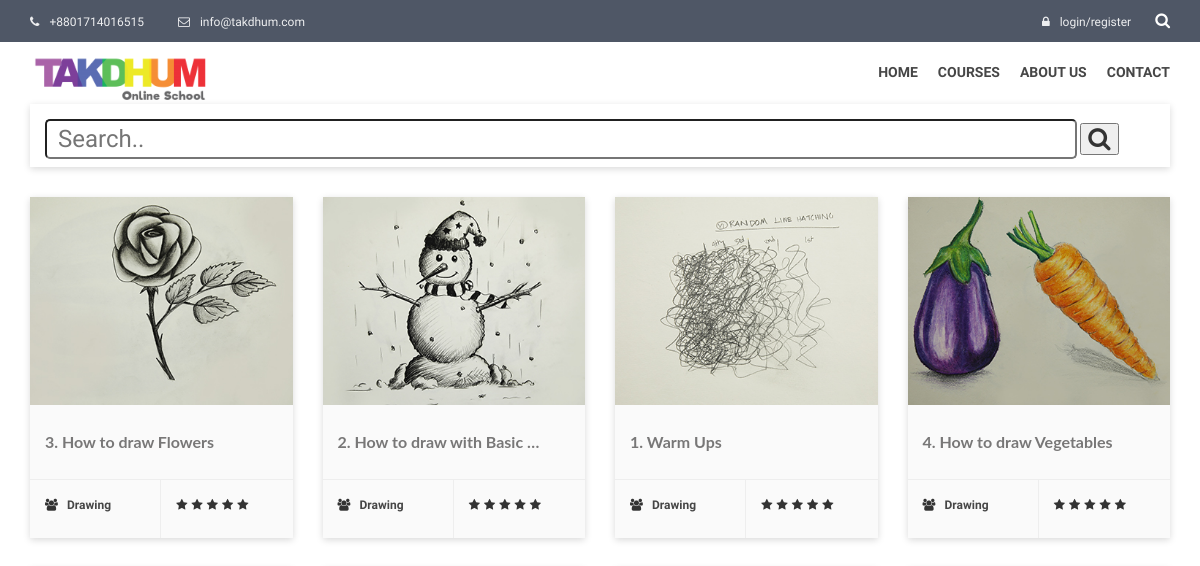
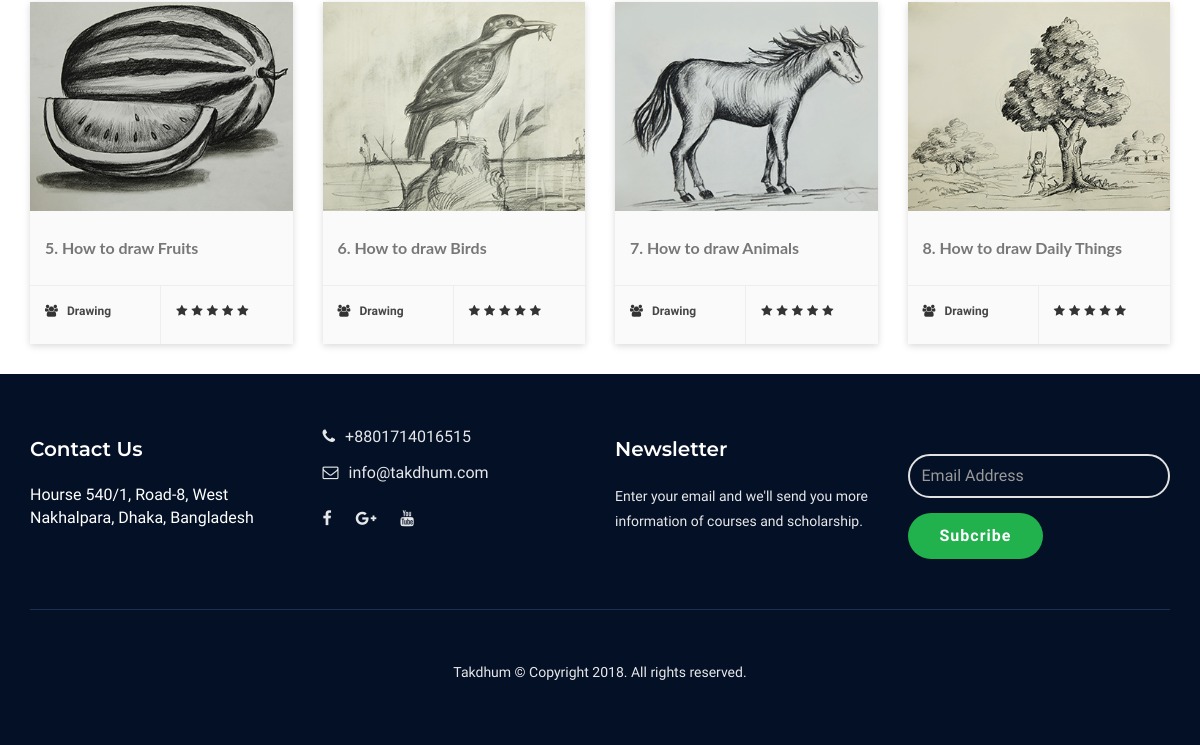
Before: /search with the older database file (2 pictures, top to bottom).
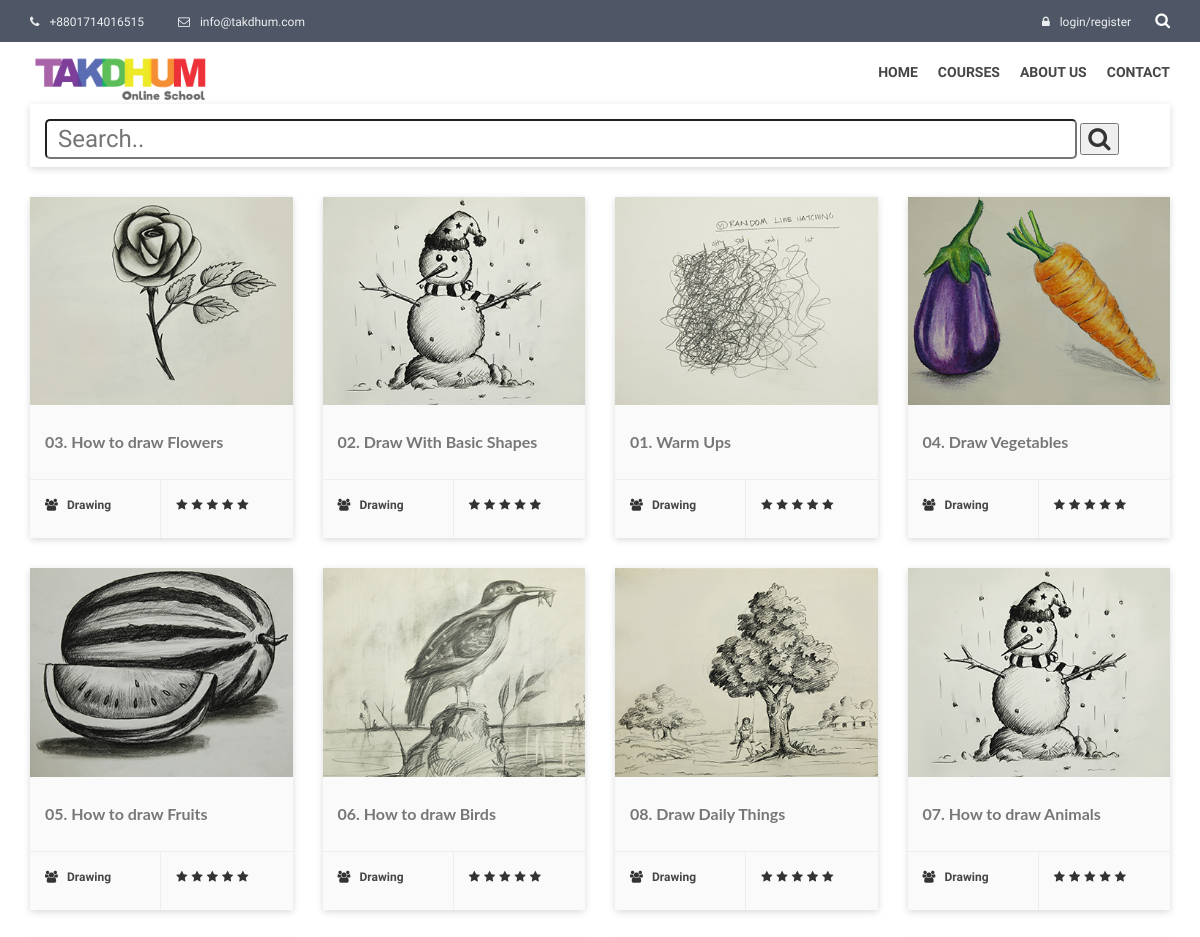
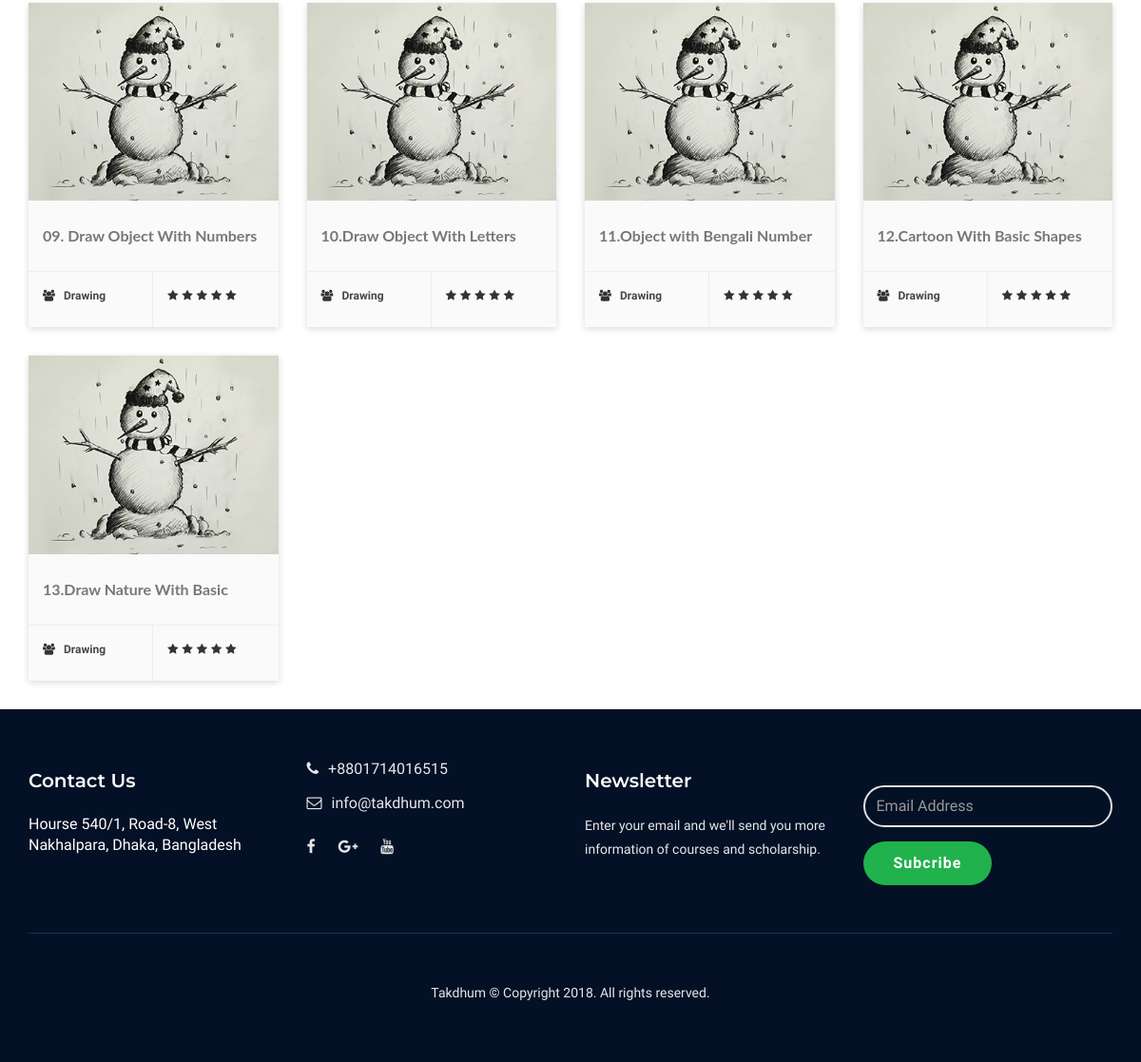
After: the same page with the newer database file (2 pictures, top to bottom).
### web/models.py (models this page shows, shortened)
class Basic_info(models.Model):
    name = models.CharField(max_length=100)
    slogan = models.CharField(max_length=200)
    logo = models.ImageField(upload_to='About us')
    phone_1 = models.CharField(max_length=15)
    phone_2 = models.CharField(max_length=15, null=True, blank=True)
    email = models.EmailField()
    office_address = models.TextField()
    promo_video = models.URLField(blank=True, null=True)
    google_map_link = models.URLField(null=True, blank=True)
    facebook_link = models.URLField(null=True, blank=True)
    google_plus_link = models.URLField(null=True, blank=True)
    youtube_link = models.URLField(null=True, blank=True)

class Course(models.Model):
    course_title = models.CharField(max_length=150)
    course_url = models.CharField(max_length=150)
    thumbnail_image = models.ImageField(upload_to='Courses')
    course_category = models.ForeignKey(CourseCategory, on_delete=models.CASCADE)
    course_level = models.ForeignKey(CourseLevel, null=True, blank=True, on_delete=models.CASCADE)
    description = models.TextField(blank=True, null=True)

class CourseCategory(models.Model):
    category_name = models.CharField(max_length=50)
    category_url = models.CharField(max_length=50)
    thumbnail_image = models.ImageField(upload_to='Course_Category', blank=True, null=True)
    description = models.TextField(blank=True, null=True)

### web/views.py (the view)
# urls.py: path('search', views.search, name='search'),
def search(request):
    course_list = Course.objects.all()
    course_filter = CourseFilter(request.GET, queryset=course_list)
    basic_info = Basic_info.objects.first()
    categories = CourseCategory.objects.all()
    return render(request, 'takdhum/search/course_list.html', {'filter': course_filter,
                                                               'info': basic_info,
                                                               'categories': categories})

### web/templates/takdhum/search/course_list.html (shortened to what this page needs)
{% extends 'takdhum/html/base.html' %}
{% load staticfiles %}
{% block body %}
    <section class="uv-course-archive">
        <div class="container">
            {% include 'takdhum/course_search.html' %}
            <div class="row">
                <div class="uv-courses-2">
                    <div class="">
                        {% if filter.qs %}
                            {% for c in filter.qs %}
                                <div class="col-md-3 col-sm-6">
                                    <div class="uv-courese-single-thumb uv-shadow">
                                        <div class="uv-post-img">
                                            <img src="{{ c.thumbnail_image.url }} " alt="" class="img-responsive">
                                        </div>
                                        <div class="uv-course-thumb-inner">
                                            <a href="{% url 'single_course' category=c.course_category.category_url course=c.course_url %}">
                                                <h4>{{ c.course_title|truncatewords:6 }}</h4></a>
                                        </div>
                                        <ul class="course-info-2">
                                            <li class="course-info-2">
                                                <i class="fa fa-users"></i>
                                                <span><a
                                                        href="{% url 'single_category' category=c.course_category.category_url %}">{{ c.course_category.category_name }}</a></span>
                                            </li>
                                            <li class="uv-course-rating">
                                                <i class="fa fa-star"></i>
                                                <i class="fa fa-star"></i>
                                                <i class="fa fa-star"></i>
                                                <i class="fa fa-star"></i>
                                                <i class="fa fa-star"></i>
                                            </li>
                                        </ul>
                                    </div>
                                </div>
                            {% endfor %}
                        {% else %}
                            <h4> {{ FilterSet.qs }}Sorry Your search item is not found.</h4>
                        {% endif %}
                    </div>
                </div>
            </div>
        </div>
    </section>
{% endblock %}

### web/templates/takdhum/html/base.html (shortened to what this page needs)
<!DOCTYPE html>
{% load staticfiles %}
<html lang="zxx">
<head>
   {% include 'takdhum/html/head.html' %}
</head>
<body>
    {% include 'takdhum/html/header.html' %}
    {% block body %}
    {% endblock body %}
    {% include 'takdhum/html/footer.html' %}
</body>
</html>

### web/templates/takdhum/html/meta.html (shortened to what this page needs)
{% load staticfiles %}

### web/templates/takdhum/html/head.html (shortened to what this page needs)
{% load staticfiles %}
<link rel="stylesheet" href="{% static "takdhum/assets/icons/font-awesome-4.7.0/css/font-awesome.min.css" %}">
<link rel="stylesheet" href="{% static "takdhum/assets/font/flaticon.css" %}">
<link rel="stylesheet" href="{% static "takdhum/assets/plugins/css/bootstrap.min.css" %}">
<link rel="stylesheet" href="{% static "takdhum/assets/plugins/css/animate.css" %}">
<link rel="stylesheet" href="{% static "takdhum/assets/plugins/css/owl.css" %}">
<link rel="stylesheet" href="{% static "takdhum/assets/plugins/css/selectize.css" %}">
<link rel="stylesheet" href="{% static "takdhum/assets/plugins/css/selectize.bootstrap3.css" %}">
<link rel="stylesheet" href="{% static "takdhum/assets/plugins/css/jquery.fancybox.min.css" %}">
<link rel="stylesheet" href="{% static "takdhum/assets/plugins/css/bootstrap-dropdownhover.min.css" %}">
<link rel="stylesheet" href="{% static "takdhum/assets/plugins/css/meanmenu.css" %}">
<link rel="stylesheet" href="{% static "takdhum/assets/less/style.css" %}">
<link rel="stylesheet" href="{% static "takdhum/assets/less/responsive.css" %}">

### web/templates/takdhum/html/header.html (shortened to what this page needs)
{% load staticfiles %}
<header class="xt-header">
    <div class="xt-header-top">
        <div class="container">
            <div class="row">
                <div class="col-sm-6 uv-header-contact">
                    {% if info.phone_1 %}
                        <a href="#"> <i class="fa fa-phone"></i>{{ info.phone_1 }}</a>
                    {% else %}
                        <a href="#"> <i class="fa fa-phone"></i>+8801714016515</a>
                    {% endif %}
                    {% if info.email %}
                        <a href="#"> <i class="fa fa-envelope-o"></i>{{ info.email }}</a>
                    {% else %}
                        <a href="#"> <i class="fa fa-envelope-o"></i>info@takdhum.com</a>
                    {% endif %}
                </div>
                <div class="col-sm-6 uv-header-user">
                    {% if not request.user.is_authenticated %}
                        <a href="{% url 'get_login' %}"><i class="fa fa-lock"></i>login/register</a>
                    {% else %}
                        <a href="#"><i class="fa fa-book"></i>Resume course</a>
                    {% endif %}
                    <div class="xt-header-search">
                        <div id="besocial-header-right" class="">
                            <i class="fa fa-search"></i>
                        </div>
                    </div>
                </div>
            </div>
        </div>
    </div>
    <div class="xt-main-nav">
        <nav class="navbar nav-scroll home-1">
            <div class="container">
                <div class="row">
                    <div class="col-sm-4">
                        <div class="uv-logo">
                            {% if info.logo.url %}
                                <a href="{% url 'index' %}">
                                    <img src="{{ info.logo.url }}" alt="" class="img-responsive">
                                </a>
                            {% else %}
                                <a href="{% url 'index' %}">
                                    <img src="{% static 'takdhum/assets/images/univ-logo.png' %}" alt=""
                                         class="img-responsive">
                                </a>
                            {% endif %}
                        </div>
                    </div>
                    <div class="col-sm-8 pull-right">
                        <div class="collapse navbar-collapse" id="js-navbar-menu">
                            <ul class="nav navbar-nav ep-mobile-menu" id="navbar-nav">
                                <li><a href="{% url 'index' %}">Home</a></li>
                                <li class="dropdown xt-drop-nav">
                                    {% if categories %}
                                        <a href="#" class="dropdown-toggle" data-toggle="dropdown" data-hover="dropdown"
                                           data-animations="fadeInDown fadeInDown fadeInDown">
                                            Courses
                                        </a>
                                    {% else %}
                                        <li><a href="{% url 'all_course' %}">Courses</a></li>
                                    {% endif %}
                                </li>
                                <li><a href="{% url 'about_page' %}">About Us</a></li>
                                <li><a href="{% url 'contact_page' %}">Contact</a></li>
                            </ul>
                        </div>
                    </div>
                </div>
            </div>
        </nav>
    </div>
</header>

### web/templates/takdhum/course_search.html
        <div class="uv-course-nav">
            <form action="{% url 'search' %}" method="get" class="uv-nav-form">
                <input type="text" placeholder=" Search.." name="course_title" style="width: 93%;font-size:24px;padding:5px;box-sizing:border-box;border-radius: 5px;" id="id_course_title">
                <button type="submit" style="font-size:24px;"><i class="fa fa-search"></i></button>
            </form>
        </div>

### web/templates/takdhum/html/footer.html (shortened to what this page needs)
{% load staticfiles %}
<footer class="uv-footer footer-bg section-separator">
    <div class="container">
        <div class="row">
            <div class="col-md-3 col-sm-6 wow fadeInUp" data-wow-delay="0.2s">
                <div class="footer-item">
                    <h6>Contact Us</h6>
                    {% if info.office_address %}
                        <address>{{ info.office_address }}</address>
                    {% else %}
                        <address>Hourse 540/1, Road-8, West Nakhalpara, Dhaka, Bangladesh</address>
                    {% endif %}
                </div>
            </div>
            <div class="col-md-3 col-sm-6 wow fadeInUp" data-wow-delay="0.4s">
                <div class="footer-item uv-program">
                    <ul>
                        {% if info.phone_1 %}
                            <li><a href="#"><i class="fa fa-phone"></i>{{ info.phone_1 }}</a></li>
                            <li><a href="#"><i class="fa fa-envelope-o"></i>{{ info.email }}</a></li>
                        {% else %}
                            <li><a href="#"><i class="fa fa-phone"></i>+8801714016515</a></li>
                            <li><a href="#"><i class="fa fa-envelope-o"></i>info@takdhum.com</a></li>
                        {% endif %}
                    </ul>
                    <ul class="social">
                        <li><a href="{{ info.facebook_link }}" target="_blank"><i class="fa fa-facebook"></i></a></li>
                        <li><a href="{{ info.google_plus_link }}" target="_blank"><i class="fa fa-google-plus"></i></a>
                        </li>
                        <li><a href="{{ info.youtube_link }}" target="_blank"><i class="fa fa-youtube"></i></a></li>
                    </ul>
                </div>
            </div>
            <div class="col-md-3 col-sm-6 wow fadeInUp" data-wow-delay="0.6s">
                <div class="footer-item">
                    <h6>Newsletter</h6>
                    <p>Enter your email and we'll send you more information of courses and scholarship.</p>
                </div>
            </div>
            <div class="col-md-3 col-sm-6 wow fadeInUp" data-wow-delay="0.8s">
                <div class="footer-item">
                    <form class="uv-form footer-form" method="post" action="{% url 'subcriber' %}">
                        <div class="form-group relative">
                            <div class="relative">
                                <input type="text" class="form-control" name="subcriber_email" id="id_subcriber_email"
                                       placeholder="Email Address" required>
                            </div>
                        </div>
                        <div class="footer-subs-btn">
                            <button type="submit" class="btn btn-base" value="subscribe">Subcribe</button>
                        </div>
                    </form>
                </div>
            </div>
        </div>
        <hr class="f-hr">
        <div class="row">
            <div class="uv-copyright center wow fadeInUp" data-wow-delay="0.5s">
                <p>Takdhum © Copyright 2018. All rights reserved.
                </p>
            </div>
        </div>
    </div>
</footer>

### web/templates/takdhum/html/script.html (shortened to what this page needs)
{% load staticfiles %}

### static/takdhum/assets/less/responsive.css (style rules this page uses)
@media only screen and (max-width: 1200px) { .section-separator { padding: 50px 0; } }
@media only screen and (max-width: 1200px) { .navbar li { padding: 0 10px; } }

Changed rows visible on the page:
removed Course: thumbnail_image (picture), course_title "7. How to draw Animals", course_category.category_name "Drawing"
changed Course: course_title "3. How to draw Flowers" → "03. How to draw Flowers"
changed Course: course_title "2. How to draw with Basic …" → "02. Draw With Basic Shapes"
changed Course: course_title "1. Warm Ups" → "01. Warm Ups"
changed Course: course_title "4. How to draw Vegetables" → "04. Draw Vegetables"
changed Course: course_title "5. How to draw Fruits" → "05. How to draw Fruits"
changed Course: course_title "6. How to draw Birds" → "06. How to draw Birds"
changed Course: course_title "8. How to draw Daily Things" → "08. Draw Daily Things"
added Course: thumbnail_image (picture), course_title "07. How to draw Animals", course_category.category_name "Drawing"
added Course: thumbnail_image (picture), course_title "09. Draw Object With Numbers", course_category.category_name "Drawing"
added Course: thumbnail_image (picture), course_title "10.Draw Object With Letters", course_category.category_name "Drawing"
added Course: thumbnail_image (picture), course_title "11.Object with Bengali Number", course_category.category_name "Drawing"
added Course: thumbnail_image (picture), course_title "12.Cartoon With Basic Shapes", course_category.category_name "Drawing"
added Course: thumbnail_image (picture), course_title "13.Draw Nature With Basic", course_category.category_name "Drawing"
